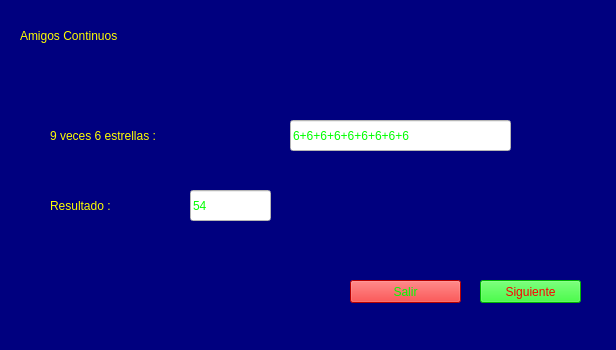
<?xml version="1.0" encoding="UTF-8"?>
<ui version="4.0">
 <class>AmigosContinuos</class>
 <widget class="QMainWindow" name="AmigosContinuos">
  <property name="geometry">
   <rect>
    <x>0</x>
    <y>0</y>
    <width>616</width>
    <height>350</height>
   </rect>
  </property>
  <property name="windowTitle">
   <string>AmigosContinuos</string>
  </property>
  <property name="styleSheet">
   <string notr="true">background-color: rgb(0, 0, 127);</string>
  </property>
  <widget class="QWidget" name="centralwidget">
   <widget class="QPushButton" name="pushButton">
    <property name="geometry">
     <rect>
      <x>480</x>
      <y>280</y>
      <width>101</width>
      <height>23</height>
     </rect>
    </property>
    <property name="styleSheet">
     <string notr="true">background-color: rgb(0, 255, 0);
font: 18pt &quot;Times New Roman&quot;;
color: rgb(255, 0, 0);</string>
    </property>
    <property name="text">
     <string>Siguiente</string>
    </property>
   </widget>
   <widget class="QPushButton" name="pushButton_2">
    <property name="geometry">
     <rect>
      <x>350</x>
      <y>280</y>
      <width>111</width>
      <height>23</height>
     </rect>
    </property>
    <property name="styleSheet">
     <string notr="true">font: 18pt &quot;Times New Roman&quot;;
background-color: rgb(255, 0, 0);
color: rgb(0, 255, 0);</string>
    </property>
    <property name="text">
     <string>Salir</string>
    </property>
   </widget>
   <widget class="QLabel" name="label">
    <property name="geometry">
     <rect>
      <x>20</x>
      <y>20</y>
      <width>221</width>
      <height>31</height>
     </rect>
    </property>
    <property name="styleSheet">
     <string notr="true">font: 22pt &quot;Times New Roman&quot;;
color: rgb(255, 255, 0);</string>
    </property>
    <property name="text">
     <string>Amigos Continuos</string>
    </property>
   </widget>
   <widget class="QLabel" name="Sumatoria">
    <property name="geometry">
     <rect>
      <x>50</x>
      <y>120</y>
      <width>231</width>
      <height>31</height>
     </rect>
    </property>
    <property name="styleSheet">
     <string notr="true">font: 22pt &quot;Times New Roman&quot;;
color: rgb(255, 255, 0);</string>
    </property>
    <property name="text">
     <string>9 veces 6 estrellas :</string>
    </property>
   </widget>
   <widget class="QLineEdit" name="Numerorepetido">
    <property name="geometry">
     <rect>
      <x>290</x>
      <y>120</y>
      <width>221</width>
      <height>31</height>
     </rect>
    </property>
    <property name="styleSheet">
     <string notr="true">font: 16pt &quot;Times New Roman&quot;;
background-color: rgb(255, 255, 255);
color: rgb(0, 255, 0);</string>
    </property>
    <property name="text">
     <string>6+6+6+6+6+6+6+6+6</string>
    </property>
   </widget>
   <widget class="QLineEdit" name="Resultado">
    <property name="geometry">
     <rect>
      <x>190</x>
      <y>190</y>
      <width>81</width>
      <height>31</height>
     </rect>
    </property>
    <property name="styleSheet">
     <string notr="true">font: 16pt &quot;Times New Roman&quot;;
background-color: rgb(255, 255, 255);
color: rgb(0, 255, 0);</string>
    </property>
    <property name="text">
     <string>54</string>
    </property>
   </widget>
   <widget class="QLabel" name="label_3">
    <property name="geometry">
     <rect>
      <x>50</x>
      <y>190</y>
      <width>131</width>
      <height>31</height>
     </rect>
    </property>
    <property name="styleSheet">
     <string notr="true">font: 22pt &quot;Times New Roman&quot;;
color: rgb(255, 255, 0);</string>
    </property>
    <property name="text">
     <string>Resultado :</string>
    </property>
   </widget>
  </widget>
  <widget class="QStatusBar" name="statusbar"/>
 </widget>
 <resources/>
 <connections/>
</ui>
